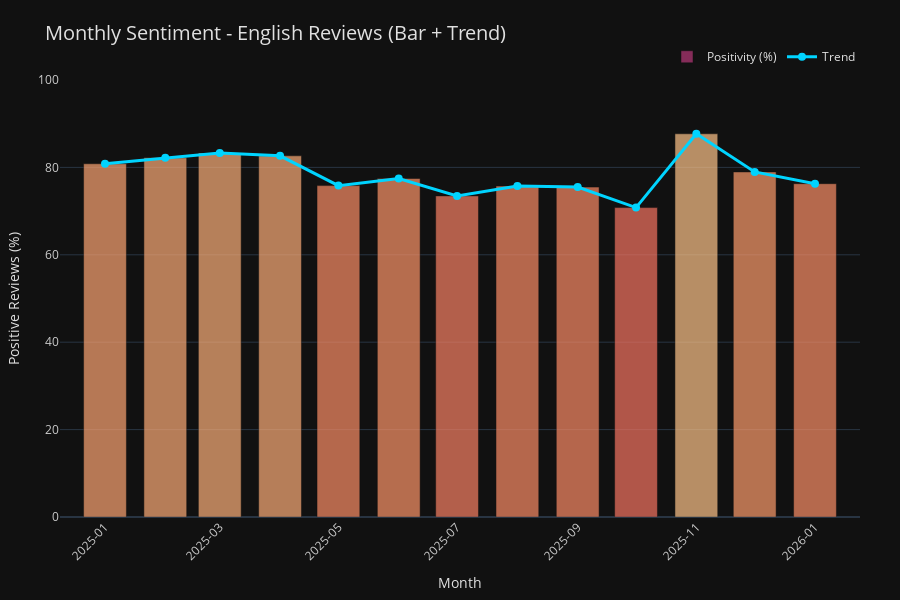

This figure's notebook cell:
### Code cell
import plotly.graph_objects as go

def plot_monthly_review(language="English"):
    global fig
    fig = go.Figure()

    # Create bar chart
    fig.add_trace(
        go.Bar(
            x=monthly["year_month"],
            y=monthly["positivity_pct"],
            name="Positivity (%)",
            marker=dict(
                color=monthly["positivity_pct"],
                colorscale="Magma",
                cmin=0,
                cmax=100
            ),
            opacity=0.70,  # make line stand out
            width=22 * 24 * 60 * 60 * 1000,  # ~22 days
            hovertemplate="%{x|%Y-%m}<br>Positivity: %{y:.1f}%"
        )
    )

    # Create line chart
    fig.add_trace(
        go.Scatter(
            x=monthly["year_month"],
            y=monthly["positivity_pct"],
            name="Trend",
            mode="lines+markers",
            line=dict(color="#00d4ff", width=3),
            marker=dict(size=8, color="#00d4ff", symbol="circle"),
            hovertemplate="%{x|%Y-%m}<br>Positivity: %{y:.1f}%"
        )
    )

    # Dark layout
    fig.update_layout(
        title=dict(
            text=("Monthly Sentiment - %s Reviews (Bar + Trend)" % language),
            font=dict(size=20, color="#e0e0e0")
        ),
        xaxis_title="Month",
        yaxis_title="Positive Reviews (%)",
        template="plotly_dark",
        height=600,
        hovermode="x unified",
        legend=dict(
            orientation="h",
            yanchor="bottom",
            y=1.02,
            xanchor="right",
            x=1,
            font=dict(color="#e0e0e0")
        ),
        margin=dict(l=60, r=40, t=80, b=60),
        bargap=0.18
    )

    # Y axis
    fig.update_yaxes(
        range=[0, 100],
        title_font=dict(color="#e0e0e0"),
        tickfont=dict(color="#cccccc")
    )

    # X axis
    fig.update_xaxes(
        tickformat="%Y-%m",
        tickangle=-45,
        title_font=dict(color="#e0e0e0"),
        tickfont=dict(color="#cccccc")
    )

    fig.show()


plot_monthly_review()

### Figure 1 — Plotly figure (JSON) as saved in the notebook; plotly's stock layout.template omitted (floating-point values rounded to 4 significant figures)
{"data": [{"hovertemplate": "%{x|%Y-%m}<br>Positivity: %{y:.1f}%", "marker": {"cmax": 100, "cmin": 0, "color": [80.83, 82.2, 83.32, 82.65, 75.83, 77.46, 73.48, 75.72, 75.49, 70.8, 87.69, 78.96, 76.27], "colorscale": [[0.0, "#000004"], [0.1111, "#180f3d"], [0.2222, "#440f76"], [0.3333, "#721f81"], [0.4444, "#9e2f7f"], [0.5556, "#cd4071"], [0.6667, "#f1605d"], [0.7778, "#fd9668"], [0.8889, "#feca8d"], [1.0, "#fcfdbf"]]}, "name": "Positivity (%)", "opacity": 0.7, "width": 1900800000, "x": ["2025-01-01T00:00:00.000000000", "2025-02-01T00:00:00.000000000", "2025-03-01T00:00:00.000000000", "2025-04-01T00:00:00.000000000", "2025-05-01T00:00:00.000000000", "2025-06-01T00:00:00.000000000", "2025-07-01T00:00:00.000000000", "2025-08-01T00:00:00.000000000", "2025-09-01T00:00:00.000000000", "2025-10-01T00:00:00.000000000", "2025-11-01T00:00:00.000000000", "2025-12-01T00:00:00.000000000", "2026-01-01T00:00:00.000000000"], "y": [80.83, 82.2, 83.32, 82.65, 75.83, 77.46, 73.48, 75.72, 75.49, 70.8, 87.69, 78.96, 76.27], "type": "bar"}, {"hovertemplate": "%{x|%Y-%m}<br>Positivity: %{y:.1f}%", "line": {"color": "#00d4ff", "width": 3}, "marker": {"color": "#00d4ff", "size": 8, "symbol": "circle"}, "mode": "lines+markers", "name": "Trend", "x": ["2025-01-01T00:00:00.000000000", "2025-02-01T00:00:00.000000000", "2025-03-01T00:00:00.000000000", "2025-04-01T00:00:00.000000000", "2025-05-01T00:00:00.000000000", "2025-06-01T00:00:00.000000000", "2025-07-01T00:00:00.000000000", "2025-08-01T00:00:00.000000000", "2025-09-01T00:00:00.000000000", "2025-10-01T00:00:00.000000000", "2025-11-01T00:00:00.000000000", "2025-12-01T00:00:00.000000000", "2026-01-01T00:00:00.000000000"], "y": [80.83, 82.2, 83.32, 82.65, 75.83, 77.46, 73.48, 75.72, 75.49, 70.8, 87.69, 78.96, 76.27], "type": "scatter"}], "layout": {"title": {"font": {"size": 20, "color": "#e0e0e0"}, "text": "Monthly Sentiment - English Reviews (Bar + Trend)"}, "legend": {"font": {"color": "#e0e0e0"}, "orientation": "h", "yanchor": "bottom", "y": 1.02, "xanchor": "right", "x": 1}, "margin": {"l": 60, "r": 40, "t": 80, "b": 60}, "xaxis": {"title": {"text": "Month", "font": {"color": "#e0e0e0"}}, "tickfont": {"color": "#cccccc"}, "tickformat": "%Y-%m", "tickangle": -45}, "yaxis": {"title": {"text": "Positive Reviews (%)", "font": {"color": "#e0e0e0"}}, "tickfont": {"color": "#cccccc"}, "range": [0, 100]}, "height": 600, "hovermode": "x unified", "bargap": 0.18}}
